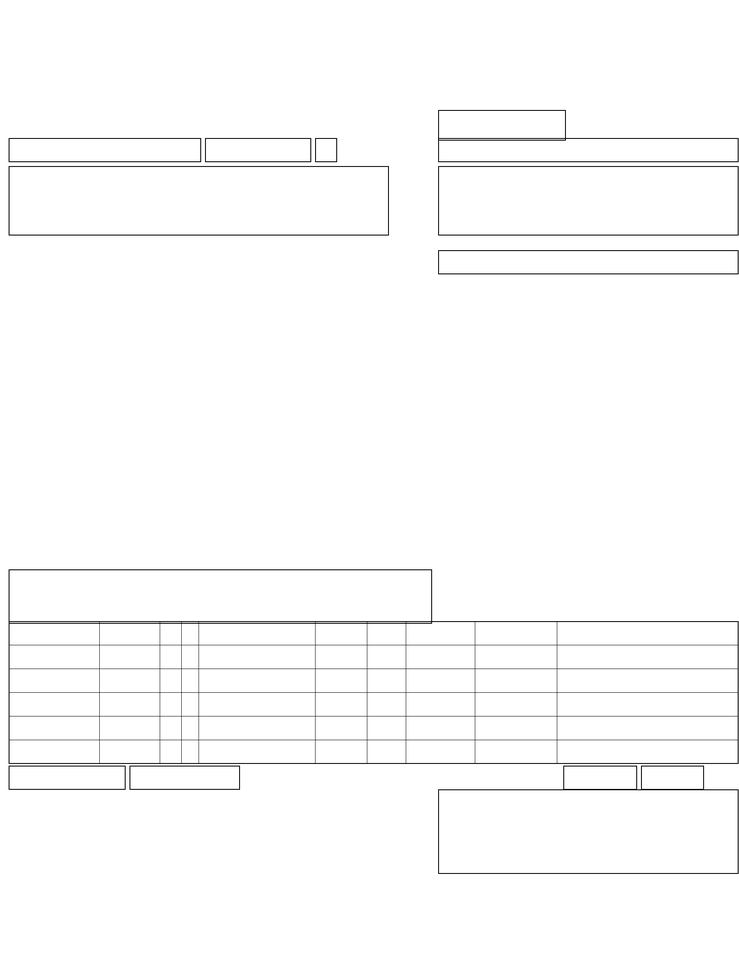
#> input picture synthetic_ref_cms1500.png, 739 x 955 px, shrunk from 1712 x 2214 before the run
$ python -i analyzer.py   (imports and definitions only)   (older library calls are emulated)
#> lines starting #> are read from the running program, lines starting #| are printed output that depends on the picture; after the words box and inside, x2 and y2 are one past the last pixel; in counts of white or black regions, pixels touching at a corner belong together
#> further down, picture is the input picture: PIL image 739x955 L; min 0, max 255, mean 251.3
"""ROI-level image evidence analysis and empty-OCR disposition taxonomy."""

from __future__ import annotations

from dataclasses import dataclass
from enum import StrEnum
from typing import Any

import cv2
import numpy as np
from PIL import Image


class InkDisposition(StrEnum):
    BLANK_CONFIRMED = "BLANK_CONFIRMED"
    INK_PRESENT_UNREADABLE = "INK_PRESENT_UNREADABLE"
    PIXELS_MISSING = "PIXELS_MISSING"
    ROI_MISALIGNED = "ROI_MISALIGNED"
    FIELD_NOT_APPLICABLE = "FIELD_NOT_APPLICABLE"
    OCR_EMPTY_UNCLASSIFIED = "OCR_EMPTY_UNCLASSIFIED"
    INK_OBSERVED = "INK_OBSERVED"


@dataclass(frozen=True)
class RoiImageEvidence:
    disposition: InkDisposition
    blank_probability: float
    ink_density: float
    blur_score: float
    contrast: float
    connected_components: int
    clipping_score: float
    estimated_dpi: float
    skew_deg: float
    one_bit_ink_loss_risk: float
    features: dict[str, float]
    reasons: tuple[str, ...]

    def to_dict(self) -> dict[str, Any]:
        return {
            "disposition": self.disposition.value,
            "blank_probability": self.blank_probability,
            "ink_density": self.ink_density,
            "blur_score": self.blur_score,
            "contrast": self.contrast,
            "connected_components": self.connected_components,
            "clipping_score": self.clipping_score,
            "estimated_dpi": self.estimated_dpi,
            "skew_deg": self.skew_deg,
            "one_bit_ink_loss_risk": self.one_bit_ink_loss_risk,
            "features": dict(self.features),
            "reasons": list(self.reasons),
        }


def analyze_roi(
    image: Image.Image,
    *,
    field_optional: bool = False,
    geometry_valid: bool = True,
    ocr_empty: bool = False,
    field_applicable: bool = True,
) -> RoiImageEvidence:
    """Classify ROI ink state. Confirmed optional blanks must not force HITL."""
#> called with field_optional = False, geometry_valid = True, ocr_empty = False, field_applicable = True
    if not field_applicable:
        return _result(
            InkDisposition.FIELD_NOT_APPLICABLE,
            blank_probability=1.0,
            ink_density=0.0,
            blur_score=0.0,
            contrast=0.0,
            connected_components=0,
            clipping_score=0.0,
            estimated_dpi=0.0,
            skew_deg=0.0,
            one_bit_ink_loss_risk=0.0,
            features={},
            reasons=("FIELD_NOT_APPLICABLE",),
        )

    gray = np.asarray(image.convert("L"), dtype=np.uint8)
    if gray.size == 0:
        return _result(
            InkDisposition.PIXELS_MISSING,
            blank_probability=1.0,
            ink_density=0.0,
            blur_score=0.0,
            contrast=0.0,
            connected_components=0,
            clipping_score=1.0,
            estimated_dpi=0.0,
            skew_deg=0.0,
            one_bit_ink_loss_risk=1.0,
            features={"area": 0.0},
            reasons=("EMPTY_ROI_PIXELS",),
        )

    height, width = gray.shape
#> height = 955; width = 739
    laplacian = cv2.Laplacian(gray, cv2.CV_64F)
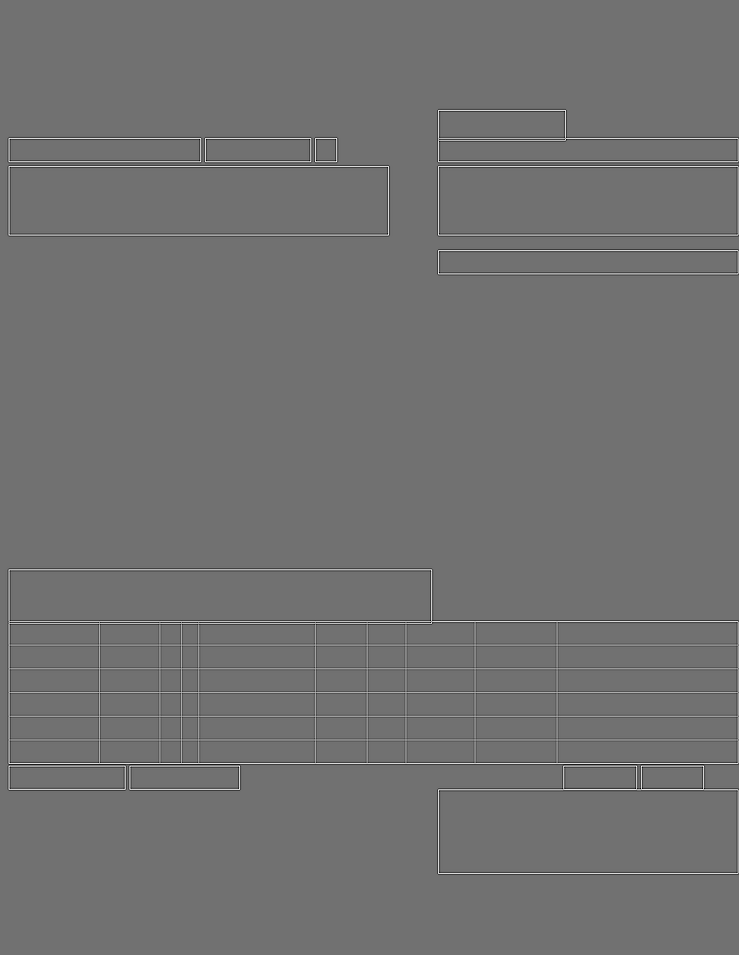
#> laplacian: shape (955, 739) float64; min -406, max 510, mean 0; drawn with min black and max white
    blur_score = float(laplacian.var())
#> blur_score = 2031.2
    contrast = float(np.clip(gray.std() / 64.0, 0.0, 1.0))
#> contrast = 0.353
    _, ink = cv2.threshold(gray, 0, 255, cv2.THRESH_BINARY_INV + cv2.THRESH_OTSU)
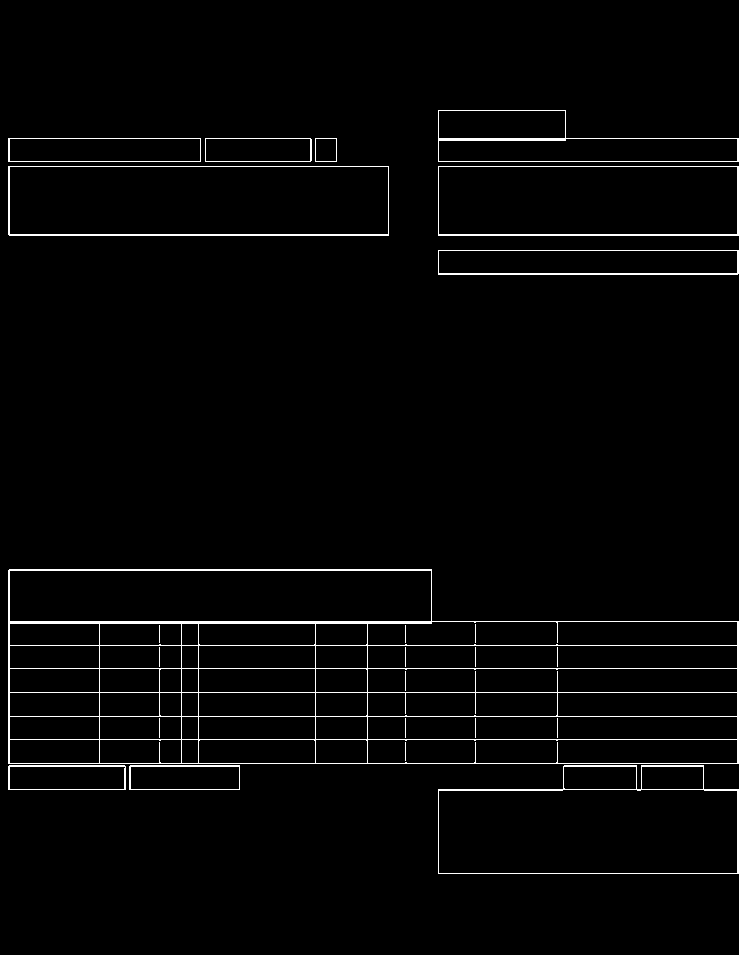
#> ink: shape (955, 739); 2.3% white in thin lines or dots, all inside (x1, y1, x2, y2) = (8, 110, 739, 874)
    ink_density = float(np.count_nonzero(ink) / ink.size)
#> ink_density = 0.023
    num_labels, labels, stats, _ = cv2.connectedComponentsWithStats(ink)
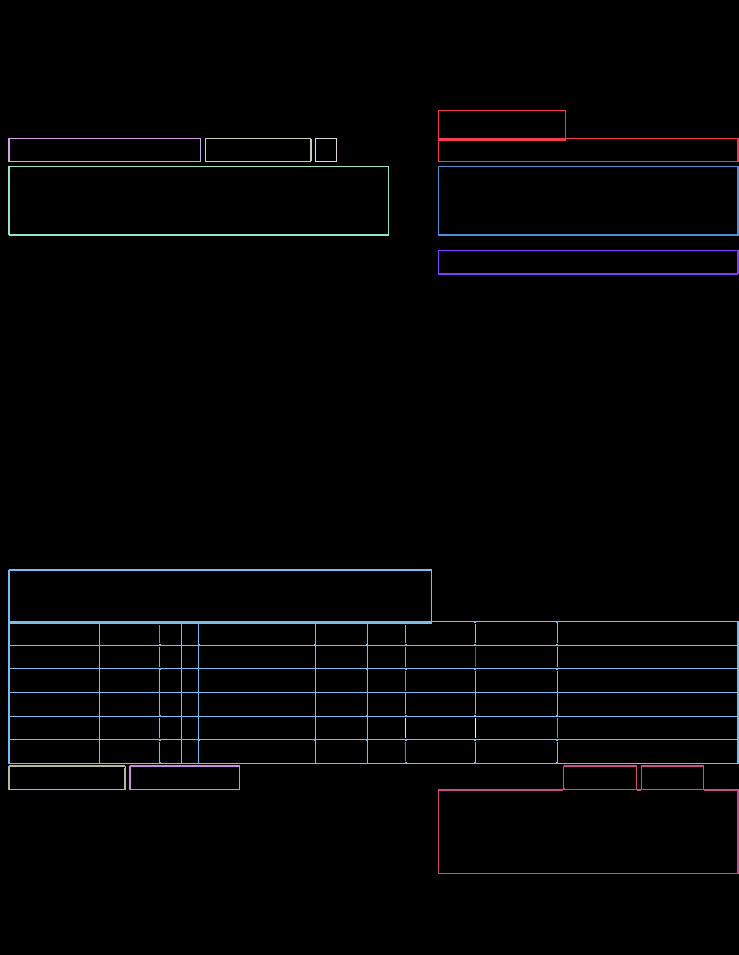
#> labels: shape (955, 739) int32; 25 distinct labels, from 0 to 24; one colour per label, 0 black
#> num_labels = 25; stats = 25 rows, first 6: [0, 0, 739, 955, 689489], [438, 110, 301, 52, 1104], [8, 138, 193, 24, 452], [205, 138, 107, 24, 278], [315, 138, 22, 24, 88], [8, 166, 381, 70, 1343]
    connected = max(0, int(num_labels) - 1)
#> connected = 24
    # Form guideline dashes: many short horizontal components, almost no vertical mass.
    ruling_only = False
    glyph_density = ink_density
#> glyph_density = 0.023
    if connected >= 3 and height > 0 and width > 0:
        horiz = cv2.morphologyEx(
            ink,
            cv2.MORPH_OPEN,
            cv2.getStructuringElement(cv2.MORPH_RECT, (max(8, width // 6), 1)),
        )
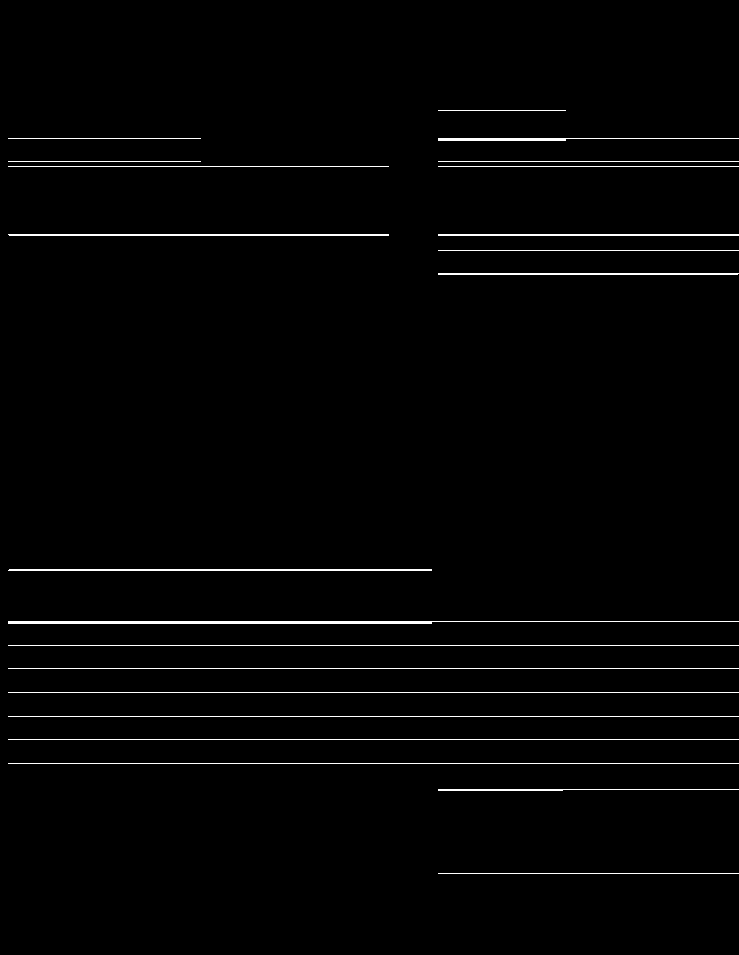
#> horiz: shape (955, 739); 1.7% white in thin lines or dots, all inside (x1, y1, x2, y2) = (8, 110, 739, 874)
        vert = cv2.morphologyEx(
            ink,
            cv2.MORPH_OPEN,
            cv2.getStructuringElement(cv2.MORPH_RECT, (1, max(6, height // 3))),
        )
#> vert: shape (955, 739); every value is 0
        glyph = cv2.subtract(cv2.subtract(ink, horiz), vert)
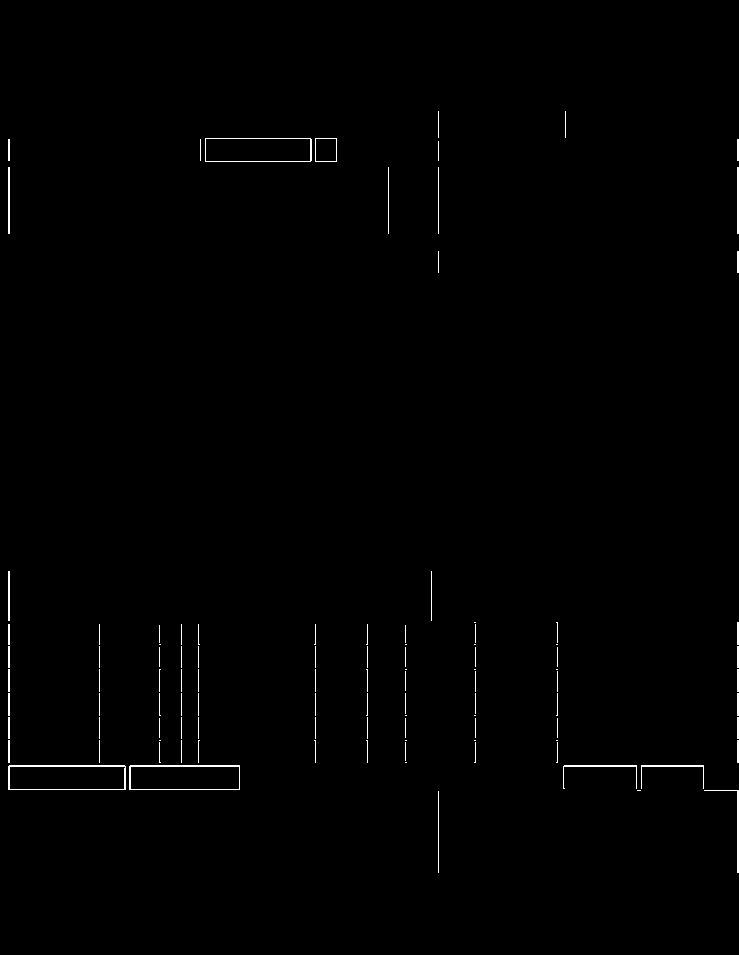
#> glyph: shape (955, 739); 0.62% white in thin lines or dots, all inside (x1, y1, x2, y2) = (8, 111, 739, 873)
        glyph_density = float(np.count_nonzero(glyph) / glyph.size)
#> glyph_density = 0.00623
        horiz_ratio = float(np.count_nonzero(horiz) / max(1, np.count_nonzero(ink)))
#> horiz_ratio = 0.729
        # Box-28 dashed underline: high horizontal ink share, tiny residual glyphs.
        if horiz_ratio >= 0.55 and glyph_density < 0.008 and connected >= 4:
            ruling_only = True
        # Also: components are all wide+short (dash aspect) — form underline.
        if not ruling_only and connected >= 5:
            dash_like = 0
            for i in range(1, num_labels):
                w_i = int(stats[i, cv2.CC_STAT_WIDTH])
                h_i = int(stats[i, cv2.CC_STAT_HEIGHT])
                if w_i >= 2 * max(1, h_i) and h_i <= max(3, height // 3):
                    dash_like += 1
            if dash_like / connected >= 0.7:
                ruling_only = True
    border = max(1, round(min(height, width) * 0.05))
#> border = 37
    border_ink = np.concatenate(
        (
            ink[:border].ravel(),
            ink[-border:].ravel(),
            ink[:, :border].ravel(),
            ink[:, -border:].ravel(),
        )
    )
    clipping = float(np.count_nonzero(border_ink) / max(1, border_ink.size))
#> clipping = 0.0198
    estimated_dpi = float(round(max(width / 0.8, height / 0.25), 1))  # field crop heuristic
#> estimated_dpi = 3820
    # One-bit loss: near-binary with very low density but residual speckles.
    hist = np.bincount(gray.ravel(), minlength=256).astype(float)
#> hist = 256 values, max 659073 at index 255, min 0 at index 1, mean 2756.8
    hist /= max(1.0, hist.sum())
#> hist = 256 values, max 0.934 at index 255, min 0 at index 1, mean 0.00391
    extremes = float(hist[:8].sum() + hist[-8:].sum())
#> extremes = 0.963
    one_bit_risk = float(np.clip(extremes * (1.0 - min(1.0, ink_density * 20.0)), 0.0, 1.0))
#> one_bit_risk = 0.52
    blank_probability = float(
        np.clip(1.0 - (glyph_density * 40.0) - (0.02 * connected), 0.0, 1.0)
    )
#> blank_probability = 0.271
    if ruling_only:
        blank_probability = max(blank_probability, 0.93)
#> blank_probability = 0.93
    features = {
        "width": float(width),
        "height": float(height),
        "ink_density": ink_density,
        "glyph_density": float(glyph_density),
        "connected_components": float(connected),
        "blur_score": blur_score,
        "contrast": contrast,
        "clipping": clipping,
        "blank_probability": blank_probability,
        "one_bit_ink_loss_risk": one_bit_risk,
        "ruling_only": 1.0 if ruling_only else 0.0,
    }
    reasons: list[str] = []

    if not geometry_valid:
        reasons.append("GEOMETRY_INVALID")
        disposition = InkDisposition.ROI_MISALIGNED
    elif ruling_only:
        reasons.append("FORM_RULING_ONLY")
        disposition = InkDisposition.BLANK_CONFIRMED
    elif blank_probability >= 0.92 and connected <= 2 and glyph_density < 0.01:
        reasons.append("LOW_INK_DENSITY")
        disposition = InkDisposition.BLANK_CONFIRMED
    elif ocr_empty and glyph_density >= 0.012 and connected >= 3:
        reasons.append("INK_WITHOUT_OCR")
        if blur_score < 40 or contrast < 0.2 or one_bit_risk >= 0.55:
            reasons.append("DEGRADED_INK")
            disposition = InkDisposition.INK_PRESENT_UNREADABLE
        else:
            disposition = InkDisposition.INK_PRESENT_UNREADABLE
    elif ocr_empty and clipping > 0.35 and glyph_density < 0.01:
        reasons.append("EDGE_CLIPPING")
        disposition = InkDisposition.PIXELS_MISSING
    elif ocr_empty:
        reasons.append("OCR_EMPTY")
        disposition = InkDisposition.OCR_EMPTY_UNCLASSIFIED
    else:
        disposition = InkDisposition.INK_OBSERVED
        reasons.append("INK_OBSERVED")

    if field_optional and disposition == InkDisposition.BLANK_CONFIRMED:
        reasons.append("OPTIONAL_BLANK_NO_HITL")

    return _result(
        disposition,
        blank_probability=blank_probability,
        ink_density=ink_density,
        blur_score=blur_score,
        contrast=contrast,
        connected_components=connected,
        clipping_score=clipping,
        estimated_dpi=estimated_dpi,
        skew_deg=0.0,
        one_bit_ink_loss_risk=one_bit_risk,
        features=features,
        reasons=tuple(reasons),
    )


def requires_field_hitl(evidence: RoiImageEvidence, *, field_optional: bool) -> bool:
    """Optional confirmed blanks do not create unnecessary HITL."""
    if evidence.disposition == InkDisposition.FIELD_NOT_APPLICABLE:
        return False
    if field_optional and evidence.disposition == InkDisposition.BLANK_CONFIRMED:
        return False
    return evidence.disposition in {
        InkDisposition.INK_PRESENT_UNREADABLE,
        InkDisposition.PIXELS_MISSING,
        InkDisposition.ROI_MISALIGNED,
        InkDisposition.OCR_EMPTY_UNCLASSIFIED,
    }


def _result(
    disposition: InkDisposition,
    *,
    blank_probability: float,
    ink_density: float,
    blur_score: float,
    contrast: float,
    connected_components: int,
    clipping_score: float,
    estimated_dpi: float,
    skew_deg: float,
    one_bit_ink_loss_risk: float,
    features: dict[str, float],
    reasons: tuple[str, ...],
) -> RoiImageEvidence:
    return RoiImageEvidence(
        disposition=disposition,
        blank_probability=blank_probability,
        ink_density=ink_density,
        blur_score=blur_score,
        contrast=contrast,
        connected_components=connected_components,
        clipping_score=clipping_score,
        estimated_dpi=estimated_dpi,
        skew_deg=skew_deg,
        one_bit_ink_loss_risk=one_bit_ink_loss_risk,
        features=features,
        reasons=reasons,
    )

>>> from PIL import Image
>>> picture = Image.open('../../synthetic_ref_cms1500.png')
>>> result = analyze_roi(picture)
